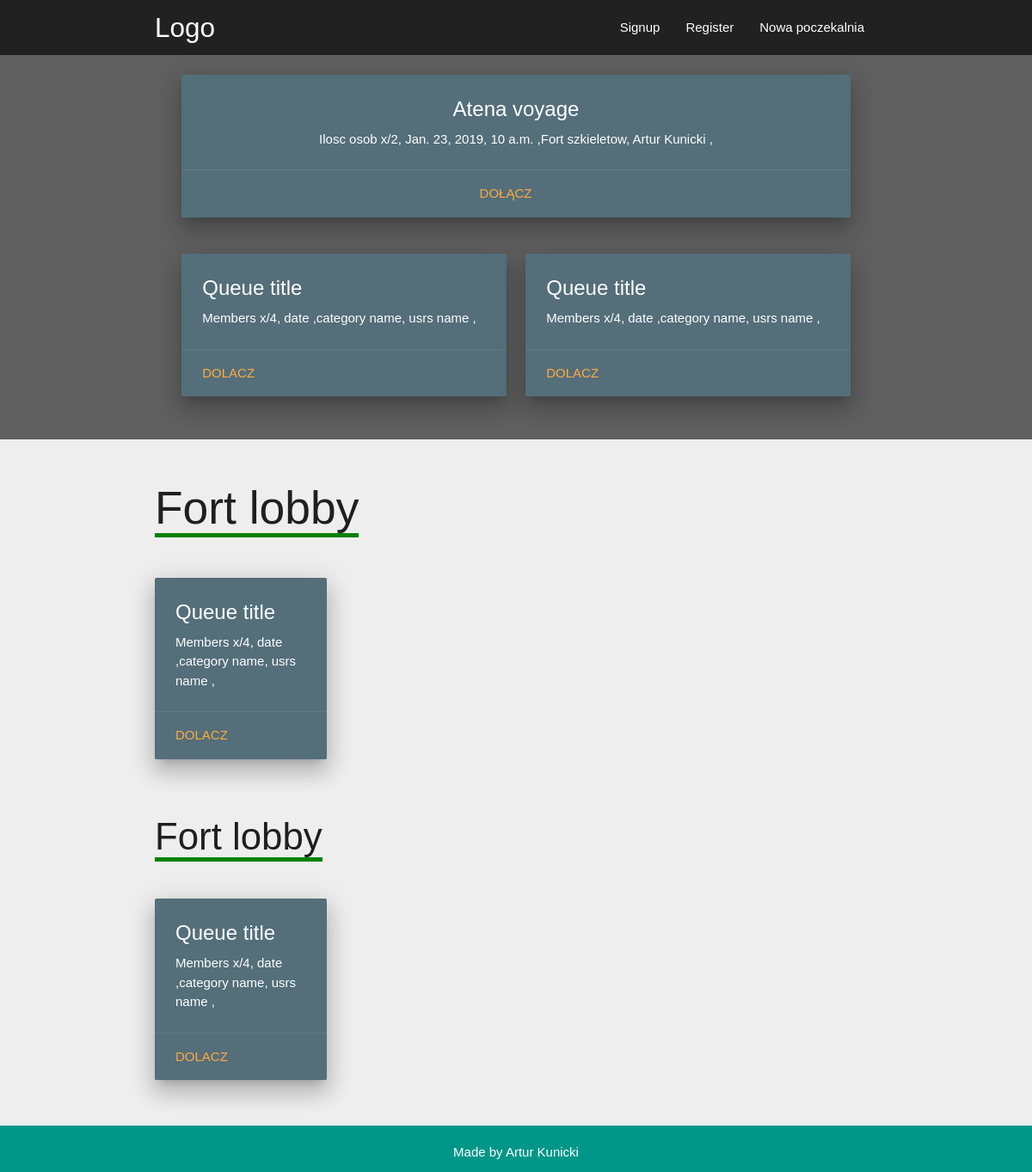
/, run on an earlier commit of the app's database.
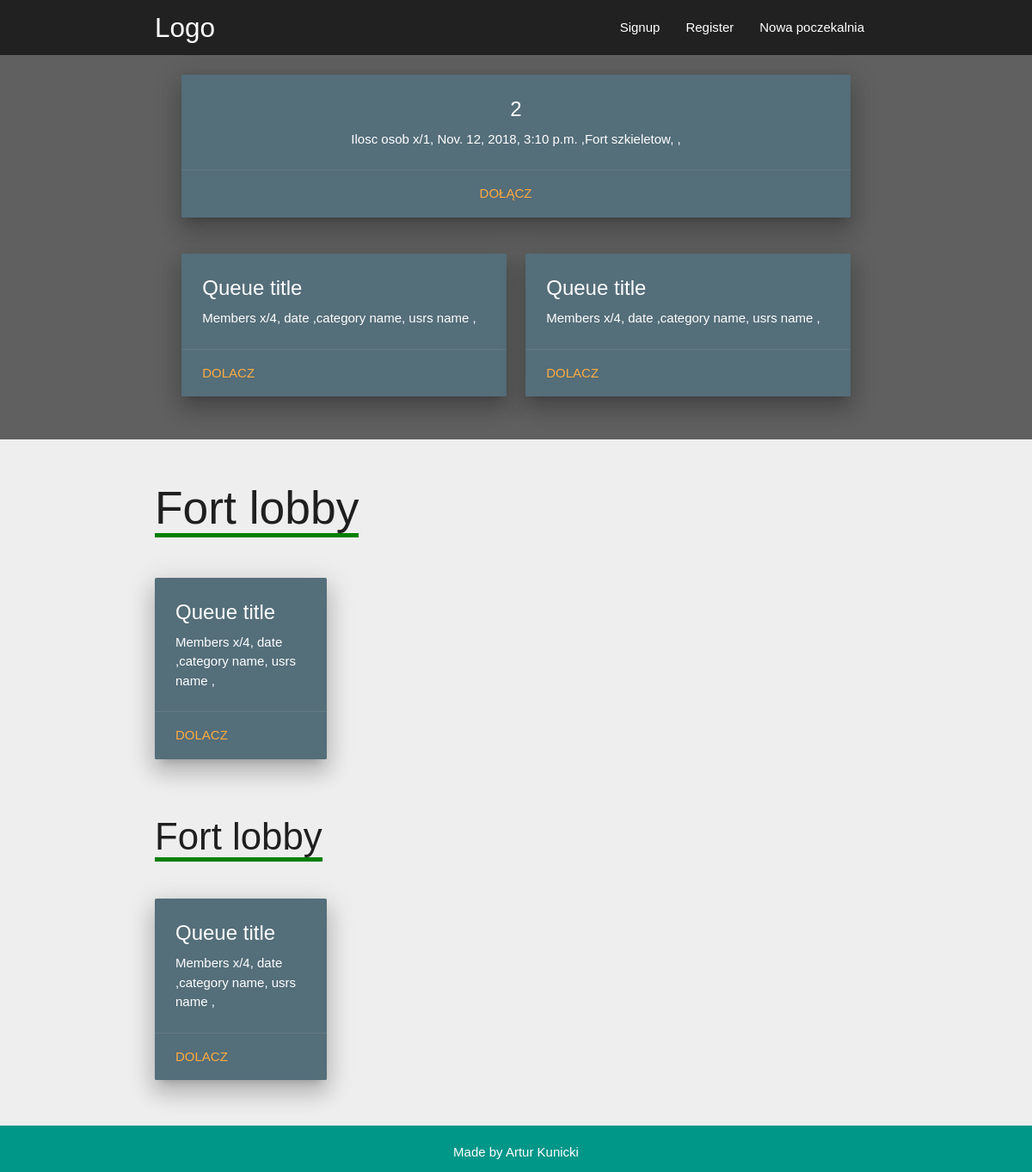
And on a later commit of the database.
### lobby/models.py (models this page shows, shortened)
class Queue(models.Model):
    title = models.CharField(max_length=50)
    members = models.IntegerField()
    date = models.DateTimeField()
    category = models.ForeignKey(Category, on_delete=models.DO_NOTHING,blank=True,null=True, related_name='cat')
    usrs = models.ManyToManyField(Profile)

class Category(models.Model):
    title = models.CharField(max_length=20)

### accounts/models.py (models this page shows, shortened)
class Profile(models.Model):
    name = models.CharField(max_length=40)
    thumbnail = models.ImageField(upload_to="accounts")
    gold = models.IntegerField()
    solus = models.IntegerField()
    alliance = models.IntegerField()
    reputation = models.IntegerField()
    user = models.OneToOneField(User, on_delete=models.CASCADE)

### lobby/views.py (the view)
# urls.py: path('', views.index, name="index"),
def index(request):
    fort  = Queue.objects.order_by('-id')[:1]
    context = {
        'fort':fort,
    }
    return render(request, 'lobby/index.html',context)

### templates/lobby/index.html
{% extends 'base.html' %}
{% block content%}
  <div class='section1'>
  <div class="container">
    <div class="section">
          <div class="row center-align" style="padding: 0 20px 0 20px; align-">
              <div class="col s12 m12">
                <div class="card blue-grey darken-1 z-depth-4">
                  <div class="card-content white-text">
                    <span class="card-title">{% for fort in fort %}
                              {{ fort.title}}
                    </span>
                    <p>Ilosc osob x/{{ fort.members}},  {{ fort.date}} ,{{ fort.category.title}},
                        {% for profile in fort.usrs.all %}
                        {{ profile.name}}
                        {% endfor %}
                      , </p>
                  </div>
                  <div class="card-action">
                    <a href="{% url 'detail' fort.id %}">Dołącz</a>
                    {% endfor %}
                  </div>
                </div>
              </div>
          </div>
           <div class="row" style="padding: 0 20px 0 20px;">
              <div class="col s12 m6" >
                <div class="card blue-grey darken-1 z-depth-4">
                  <div class="card-content white-text">
                    <span class="card-title">Queue title</span>
                    <p>Members x/4,  date ,category name, usrs name , </p>
                  </div>
                  <div class="card-action">
                    <a href="#">Dolacz</a>
                  </div>
                </div>
              </div>
              <div class="col s12 m6">
                <div class="card blue-grey darken-1 z-depth-4">
                  <div class="card-content white-text">
                    <span class="card-title">Queue title</span>
                    <p>Members x/4,  date ,category name, usrs name , </p>
                  </div>
                  <div class="card-action">
                    <a href="#">Dolacz</a>
                  </div>
                </div>
              </div>
          </div>
    </div>
  </div>
  </div>
  <div class='section2'>
  <div class="container">
    <div class="section">
        <div class="fort">
        <h2><span style="border-bottom: 5px solid green;">Fort lobby<span></h3><br>
             <div class="col s12 m6" style="width:200px;">
                <div class="card blue-grey darken-1 z-depth-4">
                  <div class="card-content white-text">
                    <span class="card-title">Queue title</span>
                    <p>Members x/4,  date ,category name, usrs name , </p>
                  </div>
                  <div class="card-action">
                    <a href="#">Dolacz</a>
                  </div>
                </div>
              </div>
        <br>
       </div>
       <div class="atena">
         <h3><span style="border-bottom: 5px solid green;">Fort lobby<span></h3>
                <br>
               <div class="col s12 m6" style="width:200px;">
                <div class="card blue-grey darken-1 z-depth-4">
                  <div class="card-content white-text">
                    <span class="card-title">Queue title</span>
                    <p>Members x/4,  date ,category name, usrs name , </p>
                  </div>
                  <div class="card-action">
                    <a href="#">Dolacz</a>
                  </div>
                </div>
              </div>
        <br>
       </div>
    </div>
  </div>
  </div>
{% endblock %}

What changed in the data, as far as the page shows it:
no longer on this page (row unchanged): Queue: title "Atena voyage", members "2", date "Jan. 23, 2019, 10 a.m.", category "Fort szkieletow"
no longer on this page (row unchanged): Profile: name "Artur Kunicki"
added Queue: title "2", members "1", date "Nov. 12, 2018, 3:10 p.m.", category "Fort szkieletow"
